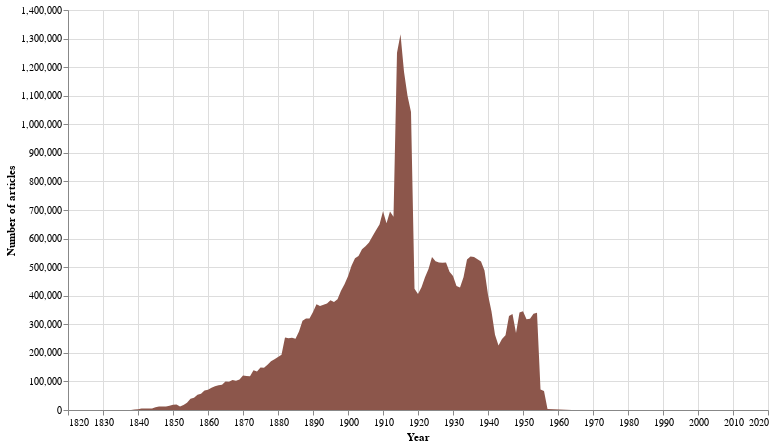

Notebook source saved alongside this figure:
### Markdown cell above
Again we can see the dominance of NSW, and the post-1954 tail of ACT articles. But what's going on in Victoria? Let's zoom in for a closer look.

### Code cell
# Chart of Victoria only
# Filter the dataframe to just show Victoria
alt.Chart(df_states_years.loc[df_states_years['state'] == 'Victoria']).mark_area().encode(
    
        # Years on the X axis
        x=alt.X('term:Q', axis=alt.Axis(format='c', title='Year')),
    
        # Number of articles on the Y axis
        y=alt.Y('total_results:Q', axis=alt.Axis(format=',d', title='Number of articles'), stack=True),
    
        # Try to match the color in the chart above
        color=alt.value('#8c564b'),
    
        # Details on hover
        tooltip=[alt.Tooltip('term:Q', title='Year'), alt.Tooltip('total_results:Q', title='Articles', format=',')]
    ).properties(width=700, height=400)

### Figure 1 — Vega-Lite specification as saved in the notebook (floating-point values rounded to 4 significant figures)
{"config": {"view": {"continuousWidth": 400, "continuousHeight": 300}}, "data": {"name": "data-ba224296bb9dc34d87c8aa370f6bf6d9"}, "mark": "area", "encoding": {"color": {"value": "#8c564b"}, "tooltip": [{"type": "quantitative", "field": "term", "title": "Year"}, {"type": "quantitative", "field": "total_results", "format": ",", "title": "Articles"}], "x": {"type": "quantitative", "axis": {"format": "c", "title": "Year"}, "field": "term"}, "y": {"type": "quantitative", "axis": {"format": ",d", "title": "Number of articles"}, "field": "total_results", "stack": true}}, "height": 400, "width": 700, "$schema": "https://vega.github.io/schema/vega-lite/v4.8.1.json", "datasets": {"data-ba224296bb9dc34d87c8aa370f6bf6d9": [{"term": 1838, "total_results": 263, "state": "Victoria"}, {"term": 1839, "total_results": 2091, "state": "Victoria"}, {"term": 1840, "total_results": 2516, "state": "Victoria"}, {"term": 1841, "total_results": 5119, "state": "Victoria"}, {"term": 1842, "total_results": 5635, "state": "Victoria"}, {"term": 1843, "total_results": 5400, "state": "Victoria"}, {"term": 1844, "total_results": 4823, "state": "Victoria"}, {"term": 1845, "total_results": 9531, "state": "Victoria"}, {"term": 1846, "total_results": 11964, "state": "Victoria"}, {"term": 1847, "total_results": 12400, "state": "Victoria"}, {"term": 1848, "total_results": 12150, "state": "Victoria"}, {"term": 1849, "total_results": 14888, "state": "Victoria"}, {"term": 1850, "total_results": 18358, "state": "Victoria"}, {"term": 1851, "total_results": 19008, "state": "Victoria"}, {"term": 1852, "total_results": 12291, "state": "Victoria"}, {"term": 1853, "total_results": 17623, "state": "Victoria"}, {"term": 1854, "total_results": 25451, "state": "Victoria"}, {"term": 1855, "total_results": 39551, "state": "Victoria"}, {"term": 1856, "total_results": 42863, "state": "Victoria"}, {"term": 1857, "total_results": 53460, "state": "Victoria"}, {"term": 1858, "total_results": 56486, "state": "Victoria"}, {"term": 1859, "total_results": 68494, "state": "Victoria"}, {"term": 1860, "total_results": 70455, "state": "Victoria"}, {"term": 1861, "total_results": 77769, "state": "Victoria"}, {"term": 1862, "total_results": 82739, "state": "Victoria"}, {"term": 1863, "total_results": 86290, "state": "Victoria"}, {"term": 1864, "total_results": 88559, "state": "Victoria"}, {"term": 1865, "total_results": 99454, "state": "Victoria"}, {"term": 1866, "total_results": 98571, "state": "Victoria"}, {"term": 1867, "total_results": 105099, "state": "Victoria"}, {"term": 1868, "total_results": 102303, "state": "Victoria"}, {"term": 1869, "total_results": 107016, "state": "Victoria"}, {"term": 1870, "total_results": 120745, "state": "Victoria"}, {"term": 1871, "total_results": 119302, "state": "Victoria"}, {"term": 1872, "total_results": 118278, "state": "Victoria"}, {"term": 1873, "total_results": 139050, "state": "Victoria"}, {"term": 1874, "total_results": 134448, "state": "Victoria"}, {"term": 1875, "total_results": 148564, "state": "Victoria"}, {"term": 1876, "total_results": 148286, "state": "Victoria"}, {"term": 1877, "total_results": 158665, "state": "Victoria"}, {"term": 1878, "total_results": 170687, "state": "Victoria"}, {"term": 1879, "total_results": 177276, "state": "Victoria"}, {"term": 1880, "total_results": 185765, "state": "Victoria"}, {"term": 1881, "total_results": 193639, "state": "Victoria"}, {"term": 1882, "total_results": 253800, "state": "Victoria"}, {"term": 1883, "total_results": 251397, "state": "Victoria"}, {"term": 1884, "total_results": 253086, "state": "Victoria"}, {"term": 1885, "total_results": 249414, "state": "Victoria"}, {"term": 1886, "total_results": 275028, "state": "Victoria"}, {"term": 1887, "total_results": 312071, "state": "Victoria"}, {"term": 1888, "total_results": 320341, "state": "Victoria"}, {"term": 1889, "total_results": 320124, "state": "Victoria"}, {"term": 1890, "total_results": 343123, "state": "Victoria"}, {"term": 1891, "total_results": 370217, "state": "Victoria"}, {"term": 1892, "total_results": 363829, "state": "Victoria"}, {"term": 1893, "total_results": 368803, "state": "Victoria"}, {"term": 1894, "total_results": 372765, "state": "Victoria"}, {"term": 1895, "total_results": 384396, "state": "Victoria"}, {"term": 1896, "total_results": 377580, "state": "Victoria"}, {"term": 1897, "total_results": 387678, "state": "Victoria"}, {"term": 1898, "total_results": 416983, "state": "Victoria"}, {"term": 1899, "total_results": 440554, "state": "Victoria"}, {"term": 1900, "total_results": 468126, "state": "Victoria"}, {"term": 1901, "total_results": 504990, "state": "Victoria"}, {"term": 1902, "total_results": 531210, "state": "Victoria"}, {"term": 1903, "total_results": 539210, "state": "Victoria"}, {"term": 1904, "total_results": 562694, "state": "Victoria"}, {"term": 1905, "total_results": 572853, "state": "Victoria"}, {"term": 1906, "total_results": 586445, "state": "Victoria"}, {"term": 1907, "total_results": 608044, "state": "Victoria"}, {"term": 1908, "total_results": 629520, "state": "Victoria"}, {"term": 1909, "total_results": 649035, "state": "Victoria"}, {"term": 1910, "total_results": 695708, "state": "Victoria"}, {"term": 1911, "total_results": 653750, "state": "Victoria"}, {"term": 1912, "total_results": 694894, "state": "Victoria"}, {"term": 1913, "total_results": 676281, "state": "Victoria"}, {"term": 1914, "total_results": 1250375, "state": "Victoria"}, {"term": 1915, "total_results": 1315491, "state": "Victoria"}, {"term": 1916, "total_results": 1183648, "state": "Victoria"}, {"term": 1917, "total_results": 1100198, "state": "Victoria"}, {"term": 1918, "total_results": 1043250, "state": "Victoria"}, {"term": 1919, "total_results": 424137, "state": "Victoria"}, {"term": 1920, "total_results": 405934, "state": "Victoria"}, {"term": 1921, "total_results": 429493, "state": "Victoria"}, {"term": 1922, "total_results": 464884, "state": "Victoria"}, {"term": 1923, "total_results": 493524, "state": "Victoria"}, {"term": 1924, "total_results": 535800, "state": "Victoria"}, {"term": 1925, "total_results": 520188, "state": "Victoria"}, {"term": 1926, "total_results": 516079, "state": "Victoria"}, {"term": 1927, "total_results": 515475, "state": "Victoria"}, {"term": 1928, "total_results": 516269, "state": "Victoria"}, {"term": 1929, "total_results": 483508, "state": "Victoria"}, {"term": 1930, "total_results": 469437, "state": "Victoria"}, {"term": 1931, "total_results": 433891, "state": "Victoria"}, {"term": 1932, "total_results": 428713, "state": "Victoria"}, {"term": 1933, "total_results": 464685, "state": "Victoria"}, {"term": 1934, "total_results": 526773, "state": "Victoria"}, {"term": 1935, "total_results": 537242, "state": "Victoria"}, {"term": 1936, "total_results": 535647, "state": "Victoria"}, {"term": 1937, "total_results": 528016, "state": "Victoria"}, {"term": 1938, "total_results": 519939, "state": "Victoria"}, {"term": 1939, "total_results": 488246, "state": "Victoria"}, {"term": 1940, "total_results": 402954, "state": "Victoria"}, {"term": 1941, "total_results": 345166, "state": "Victoria"}, {"term": 1942, "total_results": 262960, "state": "Victoria"}, {"term": 1943, "total_results": 225599, "state": "Victoria"}, {"term": 1944, "total_results": 248088, "state": "Victoria"}, {"term": 1945, "total_results": 261284, "state": "Victoria"}, {"term": 1946, "total_results": 329179, "state": "Victoria"}, {"term": 1947, "total_results": 336289, "state": "Victoria"}, {"term": 1948, "total_results": 269924, "state": "Victoria"}, {"term": 1949, "total_results": 341173, "state": "Victoria"}, {"term": 1950, "total_results": 345191, "state": "Victoria"}, {"term": 1951, "total_results": 317759, "state": "Victoria"}, {"term": 1952, "total_results": 319205, "state": "Victoria"}, {"term": 1953, "total_results": 337186, "state": "Victoria"}, {"term": 1954, "total_results": 340632, "state": "Victoria"}, {"term": 1955, "total_results": 71860, "state": "Victoria"}, {"term": 1956, "total_results": 66758, "state": "Victoria"}, {"term": 1957, "total_results": 3259, "state": "Victoria"}, {"term": 1964, "total_results": 41, "state": "Victoria"}, {"term": 1965, "total_results": 332, "state": "Victoria"}, {"term": 1976, "total_results": 39, "state": "Victoria"}, {"term": 1977, "total_results": 261, "state": "Victoria"}, {"term": 1992, "total_results": 332, "state": "Victoria"}, {"term": 2007, "total_results": 429, "state": "Victoria"}]}}
